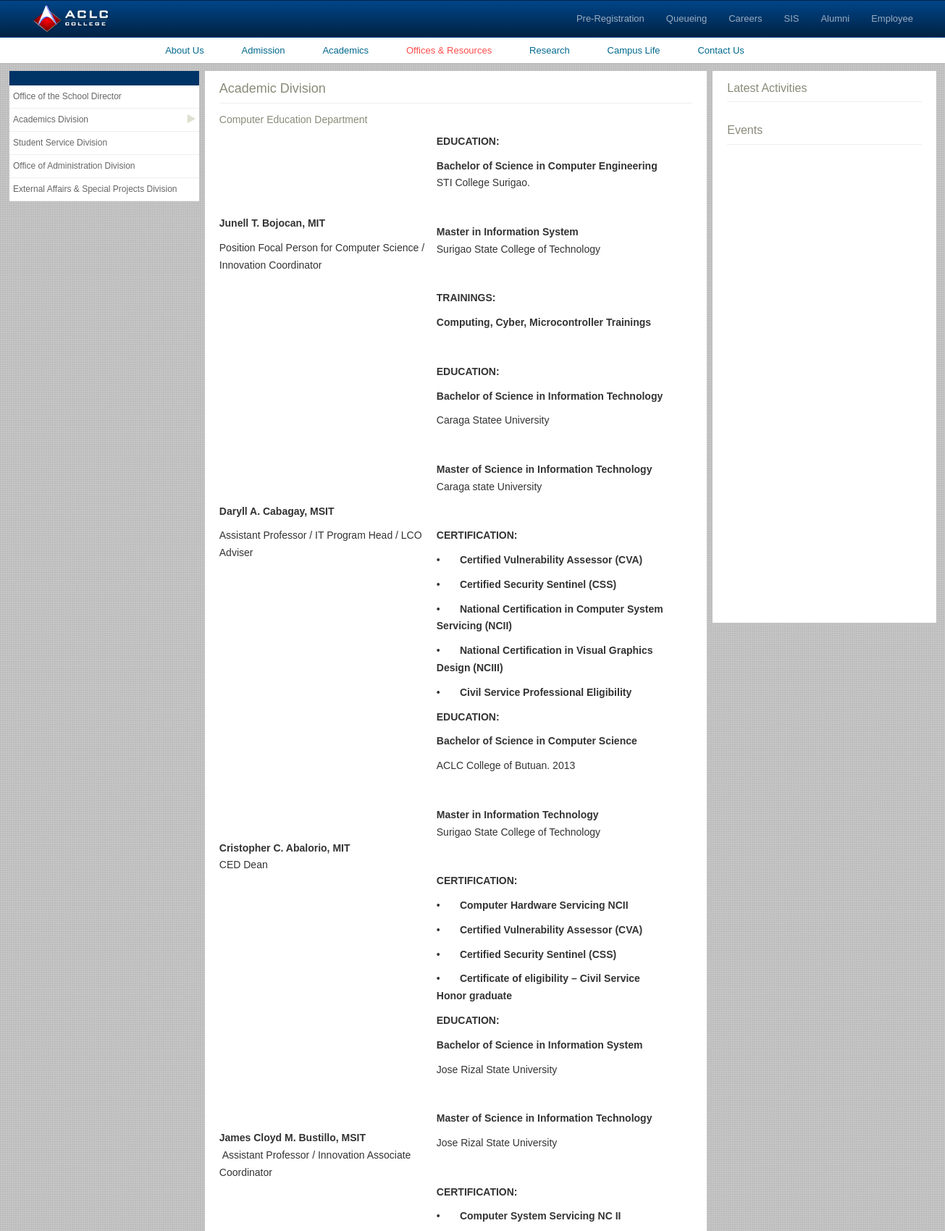
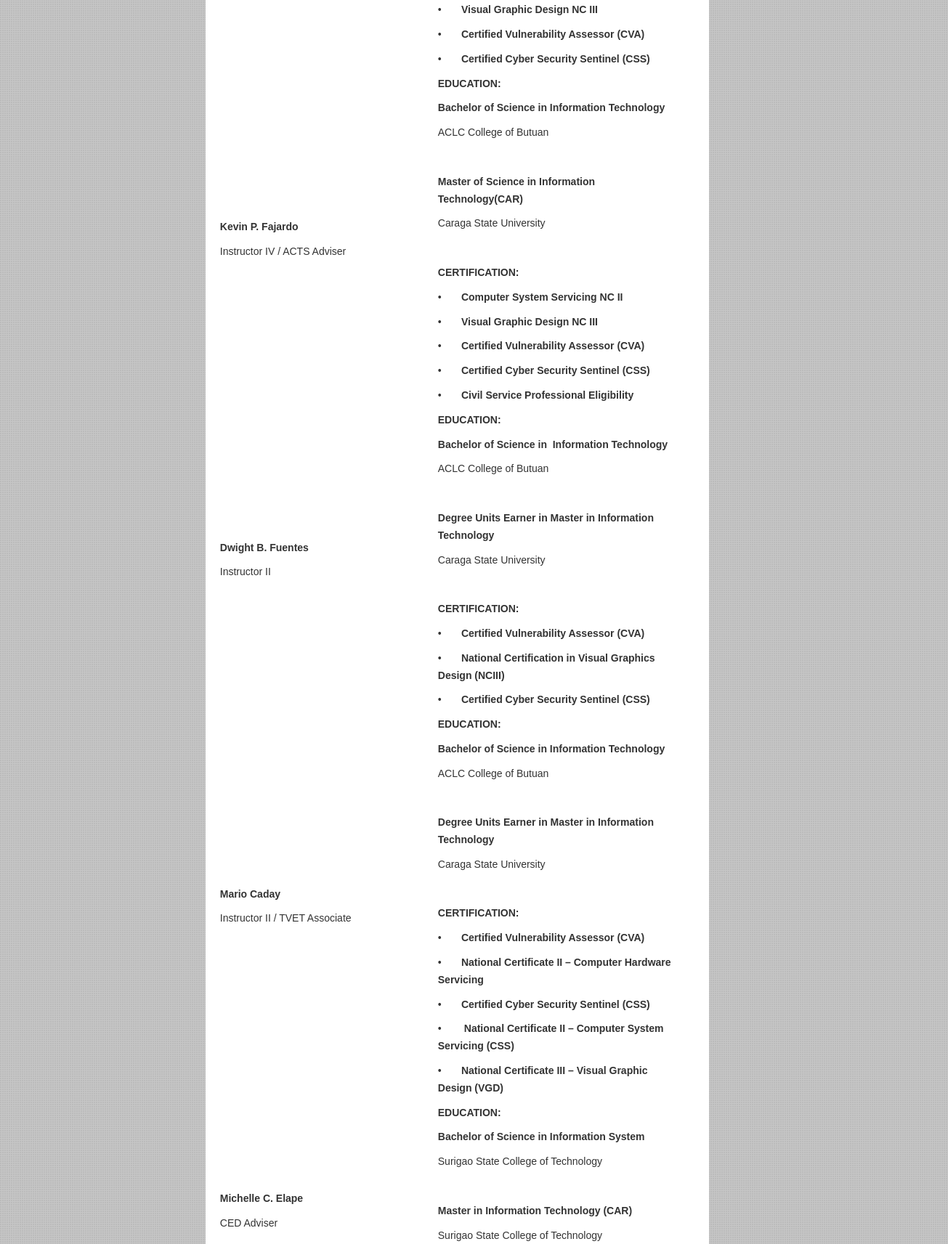
The app's page /index.php/public/office_resource (upper part) with its own data (2 pictures, top to bottom).
### tables this page shows
CREATE TABLE `acad_div` (
  `ad_id` int(11) NOT NULL,
  `title` varchar(225) DEFAULT NULL,
  `content` text,
  `date_posted` date DEFAULT NULL,
  `ac_id` int(11) DEFAULT NULL
);

### application/controllers/public/office_resource.php (called while the page is built, shortened)
<?php
class Office_Resource extends CI_Controller {
    function index() {
        $data['info'] = $this->acad_data();
        $data['news'] = $this->load_news();
        $data['latest'] = $this->latest_act();
        $this->load->view('public/office_resource',$data);
    }
    public function acad_data(){
        $this->load->model('acad_div');
        $sd = new Acad_Div;
        $getSD = $sd->get();
        return $getSD;
    }
      public function latest_act(){
        $this->load->model('sch_act');
        $sch = new Sch_Act;
        $sch->db->where("MONTHNAME(sch_act.date) = MONTHNAME(NOW())");
        $sch->db->order_by("sch_act.date","asc");
        $sch->db->limit(10);
        $getSch = $sch->get();
        return $getSch;
    }
    public function load_news(){
        $this->load->model('news_info');
        $ni = new News_Info;
        $ni->db->order_by("news_info.date_posted","asc");
        $ni = $ni->get();
        return $ni;
    }
}

### index.php (called while the page is built, shortened)
<?php
require_once BASEPATH.'core/CodeIgniter.php';

### application/core/MY_Model.php (called while the page is built, shortened)
<?php
	class MY_Model extends CI_Model{
		public function instatiate($qry_result){
			$toret = array();
			foreach ($qry_result as $row) {
				$model = new $class;
				$model->populate($row);
				$toret[$row->{$this::DB_TABLE_PK}] = $model;
			}
			return $toret;
		}
		public function get($limit = 0, $offset = 0){
			$this->db->select('*');
			$this->db->from($this::DB_TABLE);
			$qry = $this->db->get();
			$toret = $this->instatiate($qry->result());
			return $toret;
		}
	}

### application/views/public/office_resource.php (the view, shortened to what this page needs)
<!DOCTYPE html>
<html lang="en">
<head>
  <link rel="stylesheet" href="<?= base_url()?>plugins/css/bootstrap.min.css">
  <link rel="stylesheet" href="<?= base_url()?>plugins/css/fontawesome/css/font-awesome.min.css">
  <link rel="stylesheet" href="<?= base_url()?>plugins/css/styles.css">
  <link rel="stylesheet" href="<?= base_url()?>plugins/plugins/owl_carousel/docs/assets/owlcarousel/assets/owl.carousel.min.css">
  <link rel="stylesheet" href="<?= base_url()?>plugins/plugins/owl_carousel/docs/assets/owlcarousel/assets/owl.theme.default.min.css">
</head>
<body>
	<nav class="navbar box-edge no-margin">
	  <div class="container-fluid">
	  		<div class="navbar-header">
		      <a class="navbar-brand" href="<?= base_url()?>""><img src="<?= base_url()?>plugins/images/logo.png" alt=""></a>
		    </div>
		    <div class="collapse navbar-collapse" id="myNavbar">
		      <ul class="nav navbar-nav navbar-right pr-20">
		        <li><a href="#" class="c-white f-12">Pre-Registration</a></li>
		        <li><a href="#" class="c-white f-12">Queueing</a></li>
		        <li><a href="#" class="c-white f-12">Careers</a></li>
		        <li><a href="#" class="c-white f-12">SIS</a></li>
		        <li><a href="#" class="c-white f-12">Alumni</a></li>
		        <li><a href="#" class="c-white f-12">Employee</a></li>
		      </ul>
		    </div>
	  </div>
	</nav>
	<nav class="main-nav hidden-xs mb-10">
		<div class="container">
			<ul class="center-text inline-block">
				<li ><a href="<?= base_url()?>index.php/public/about_us">About Us</a></li>
				<li ><a href="<?= base_url()?>index.php/public/admission">Admission</a></li>
				<li><a href="<?= base_url()?>index.php/public/academic">Academics</a></li>
				<li class="active"><a href="<?= base_url()?>index.php/public/office_resource">Offices &amp; Resources</a></li>
				<li><a href="<?= base_url()?>index.php/public/research">Research</a></li>
				<li><a href="<?= base_url()?>index.php/public/campus_life">Campus Life</a></li>
				<li><a href="<?= base_url()?>index.php/public/contact_us">Contact Us</a></li>
			</ul>
		</div>
	</nav>
	<div class="main-content">
		<div class="container">
			<div class="admission-main mb-30">
				<div class="row" style="padding-bottom: 30px;">
					<div class="col-md-5 pr-0">
						<div class="admission-leftpane bg-white">
							<div class="head-blue ptb-10 bg-blue"></div>
							<ul style="padding:0">
								<li><a href="<?= base_url()?>index.php/public/office_resource/office_school_director">Office of the School Director</a><i class="fa fa-play"></i></li>
								<li class="dd active"><a href="<?= base_url()?>index.php/public/office_resource">Academics Division</a><i class="fa fa-play"></i>
								</li>
								<li><a href="<?= base_url()?>index.php/public/office_resource/student_service_division">Student Service Division</a><i class="fa fa-play"></i></li>
								<li><a href="<?= base_url()?>index.php/public/office_resource/office_administration_division">Office of Administration Division</a><i class="fa fa-play"></i></li>
								<li><a href="<?= base_url()?>index.php/public/office_resource/external_affairs_and_special_projects_division"">External Affairs & Special Projects Division</a><i class="fa fa-play"></i></li>
							</ul>
						</div>
					</div>
					<div class="col-md-13 pr-0">
						<div class="activity-sched bg-white ptb-15">
							<h3 class="normal c-gray f-18 mb-15 bb pb-10">Academic Division</h3>
							<div class="mb-40" id="ite">
								<?php foreach($info as $key => $value):?>
									<?php if($value->title == "Computer Education Department"): ?>
										<h4 class="c-gray f-14"><?= $value->title;?></h4>
										<?= $value->content; ?>
									<?php endif;?>
								<?php endforeach; ?>
							</div>
						</div>
					</div>
					<div class="col-md-6">
						<div class="ptb-15 bg-white">
							<h3 class="normal c-gray f-16 mb-15 bb pb-10">Latest Activities</h3>
							<h3 class="normal c-gray f-16 mb-15 bb pb-10">Events</h3>
							<div class="mb-30" style="height:600px;overflow: auto;">
							</div>
						</div>
					</div>
				</div>
			</div>
		</div>
	</div>
</body>
</html>

### application/views/public/office_resource.php (style rules this page uses)
.dd { overflow: show !important; }

### records on screen
acad_div: title "Computer Education Department", content "Junell T. Bojocan, MIT Position Focal Person for Computer Science / Innovation Coordinator EDUCATION: Bachelor of Science in Computer Engineering STI College Surigao. Master in Information System Surigao State College of Technology TRAININGS: Computing, Cyber, Microcontroller Trainings Daryll A. Cabagay, MSIT Assistant Professor / IT Program Head / LCO Adviser EDUCATION: Bachelor of Science in Information Technology Caraga Statee University Master of Science in Information Technology Caraga state University CERTIFICATION: • Certified Vulnerability Assessor (CVA) • Certified Security Sentinel (CSS) • National Certification in Computer System Servicing (NCII) • National Certification in…"
